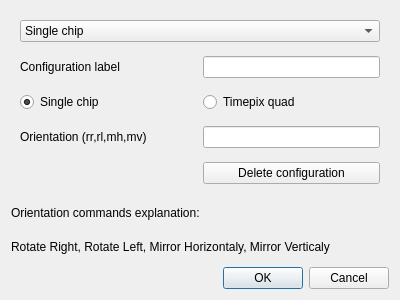
<?xml version="1.0" encoding="UTF-8"?>
<ui version="4.0">
 <class>ImportSettingsDialog</class>
 <widget class="QDialog" name="ImportSettingsDialog">
  <property name="geometry">
   <rect>
    <x>0</x>
    <y>0</y>
    <width>400</width>
    <height>300</height>
   </rect>
  </property>
  <property name="windowTitle">
   <string>Import Settings</string>
  </property>
  <layout class="QVBoxLayout" name="verticalLayout">
   <item>
    <widget class="QWidget" name="widget" native="true">
     <property name="toolTip">
      <string/>
     </property>
     <layout class="QGridLayout" name="gridLayout">
      <item row="1" column="0" colspan="2">
       <widget class="QWidget" name="w_editables" native="true">
        <layout class="QGridLayout" name="gridLayout_2">
         <property name="leftMargin">
          <number>0</number>
         </property>
         <property name="topMargin">
          <number>0</number>
         </property>
         <property name="rightMargin">
          <number>0</number>
         </property>
         <property name="bottomMargin">
          <number>0</number>
         </property>
         <item row="1" column="1">
          <widget class="QRadioButton" name="rb_timepix_quad">
           <property name="sizePolicy">
            <sizepolicy hsizetype="Expanding" vsizetype="Fixed">
             <horstretch>0</horstretch>
             <verstretch>0</verstretch>
            </sizepolicy>
           </property>
           <property name="text">
            <string>Timepix quad</string>
           </property>
          </widget>
         </item>
         <item row="0" column="1">
          <widget class="QLineEdit" name="le_config_label"/>
         </item>
         <item row="1" column="0">
          <widget class="QRadioButton" name="rb_single_chip">
           <property name="sizePolicy">
            <sizepolicy hsizetype="Expanding" vsizetype="Fixed">
             <horstretch>0</horstretch>
             <verstretch>0</verstretch>
            </sizepolicy>
           </property>
           <property name="text">
            <string>Single chip</string>
           </property>
           <property name="checked">
            <bool>true</bool>
           </property>
          </widget>
         </item>
         <item row="0" column="0">
          <widget class="QLabel" name="label_4">
           <property name="text">
            <string>Configuration label</string>
           </property>
          </widget>
         </item>
         <item row="2" column="0">
          <widget class="QLabel" name="label">
           <property name="text">
            <string>Orientation (rr,rl,mh,mv)</string>
           </property>
          </widget>
         </item>
         <item row="2" column="1">
          <widget class="QLineEdit" name="le_orientation_commands">
           <property name="sizePolicy">
            <sizepolicy hsizetype="Preferred" vsizetype="Fixed">
             <horstretch>0</horstretch>
             <verstretch>0</verstretch>
            </sizepolicy>
           </property>
          </widget>
         </item>
        </layout>
       </widget>
      </item>
      <item row="0" column="0" colspan="2">
       <widget class="QComboBox" name="cb_import_config">
        <item>
         <property name="text">
          <string>Single chip</string>
         </property>
        </item>
        <item>
         <property name="text">
          <string>New configuration</string>
         </property>
        </item>
       </widget>
      </item>
      <item row="3" column="1">
       <widget class="QPushButton" name="pb_delete_configuration">
        <property name="text">
         <string>Delete configuration</string>
        </property>
       </widget>
      </item>
     </layout>
    </widget>
   </item>
   <item>
    <widget class="QLabel" name="label_3">
     <property name="maximumSize">
      <size>
       <width>16777215</width>
       <height>28</height>
      </size>
     </property>
     <property name="text">
      <string>Orientation commands explanation:</string>
     </property>
    </widget>
   </item>
   <item>
    <widget class="QLabel" name="label_2">
     <property name="sizePolicy">
      <sizepolicy hsizetype="Preferred" vsizetype="Minimum">
       <horstretch>0</horstretch>
       <verstretch>0</verstretch>
      </sizepolicy>
     </property>
     <property name="maximumSize">
      <size>
       <width>16777215</width>
       <height>28</height>
      </size>
     </property>
     <property name="text">
      <string>Rotate Right, Rotate Left, Mirror Horizontaly, Mirror Verticaly</string>
     </property>
    </widget>
   </item>
   <item>
    <widget class="QDialogButtonBox" name="buttonBox">
     <property name="orientation">
      <enum>Qt::Horizontal</enum>
     </property>
     <property name="standardButtons">
      <set>QDialogButtonBox::Cancel|QDialogButtonBox::Ok</set>
     </property>
    </widget>
   </item>
  </layout>
 </widget>
 <resources/>
 <connections>
  <connection>
   <sender>buttonBox</sender>
   <signal>accepted()</signal>
   <receiver>ImportSettingsDialog</receiver>
   <slot>accept()</slot>
   <hints>
    <hint type="sourcelabel">
     <x>248</x>
     <y>254</y>
    </hint>
    <hint type="destinationlabel">
     <x>157</x>
     <y>274</y>
    </hint>
   </hints>
  </connection>
  <connection>
   <sender>buttonBox</sender>
   <signal>rejected()</signal>
   <receiver>ImportSettingsDialog</receiver>
   <slot>reject()</slot>
   <hints>
    <hint type="sourcelabel">
     <x>316</x>
     <y>260</y>
    </hint>
    <hint type="destinationlabel">
     <x>286</x>
     <y>274</y>
    </hint>
   </hints>
  </connection>
 </connections>
</ui>
